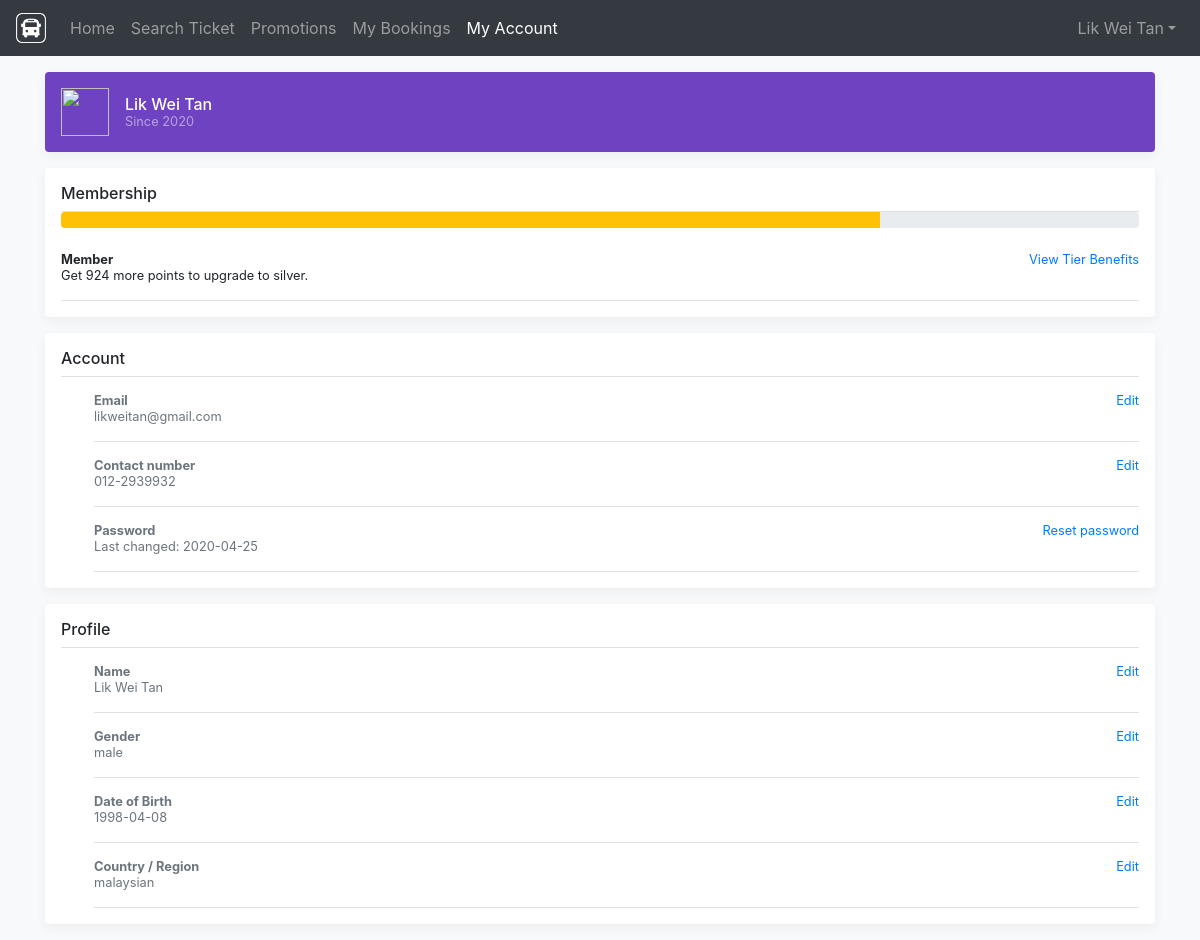
The app's page /setting.php (signed in) with its own data.
### tables this page shows
CREATE TABLE account (
  AccountNo int AUTO_INCREMENT NOT NULL PRIMARY KEY,
  FirstName varchar(50) NOT NULL,
  LastName varchar(50) NOT NULL,
  Email varchar(50) NOT NULL,
  Password varchar(50) NOT NULL,
  Gender varchar(50) NOT NULL,
  BirthDate date NOT NULL,
  AccountRole varchar(50) NOT NULL DEFAULT 'User',
  Nationality varchar(50) NOT NULL DEFAULT 'Malaysia',
  PhoneNumber varchar(50) NOT NULL,
  AccountTimestamp timestamp NOT NULL DEFAULT current_timestamp() ON UPDATE current_timestamp()
);

### loginheader.php (called while the page is built, shortened)
<?php
    require("db.php");
if(isset($_SESSION['id']))
{
    $sql = "SELECT *,
            YEAR(AccountTimestamp) AS SinceYear,
            DATE(AccountTimestamp) AS SinceDate
            FROM account
            WHERE AccountNo =".$_SESSION['id'];
    $query = mysqli_query($con,$sql);
    $row = mysqli_fetch_array($query);
    if($row)
    {
        $myFirstName = $row['FirstName'];
        $myLastName = $row['LastName'];
        $myEmail = $row['Email'];
        $myPhoneNo = $row['PhoneNumber'];
        $myBirthDate = $row['BirthDate'];
        $myGender = $row['Gender'];
        $myCountry = $row['Nationality'];
        $myStartDate = $row['SinceDate'];
        $sinceYear = $row['SinceYear'];
    }
}
?>

### setting.php (the view, shortened to what this page needs)
<?php
  require("loginheader.php");
  $sql = "SELECT SUM(TicketPrice) AS Total FROM booking
        RIGHT JOIN bus_schedule ON booking.ScheduleNo = bus_schedule.ScheduleNo
        WHERE AccountNo = ".$_SESSION['id'];
        $query = mysqli_query($con,$sql);
        $row = mysqli_fetch_array($query);
        if($row['Total'])
        {
            $total = $row['Total'];
        }
        else
        {
          $total = 0;
        }
?>
<!doctype html>
<html lang="en">
  <head>
    <link rel="stylesheet" href="https://stackpath.bootstrapcdn.com/bootstrap/4.4.1/css/bootstrap.min.css">
    <link href="css/offcanvas.css" rel="stylesheet">
    <link href="https://unpkg.com/aos@2.3.1/dist/aos.css" rel="stylesheet">
    <link href="https://cdnjs.cloudflare.com/ajax/libs/bootstrap-datepicker/1.7.1/css/bootstrap-datepicker.min.css" rel="stylesheet"/>
    <link href="https://maxcdn.bootstrapcdn.com/bootstrap/4.0.0/css/bootstrap.min.css" rel="stylesheet"></head>
  </head>
  <body class="bg-light">
  <header>
      <nav class="navbar navbar-expand-md navbar-dark bg-dark fixed-top">
        <a class="navbar-brand" href="index.php">
    <img src="images/logo_white.png" width="30" height="30" class="d-inline-block align-top" alt="">
  </a>
        <div class="collapse navbar-collapse" id="navbarCollapse">
          <ul class="navbar-nav mr-auto">
            <li class="nav-item">
              <a class="nav-link" href="index.php">Home <span class="sr-only">(current)</span></a>
            </li>
            <li class="nav-item">
              <a class="nav-link" href="searchbus.php">Search Ticket</a>
            </li>
            <li class="nav-item">
              <a class="nav-link" href="promotion.php">Promotions</a>
            </li>
            <?php if(isset($_SESSION['id']))
            {
            echo '
            <li class="nav-item">
              <a class="nav-link" href="managebooking.php">My Bookings</a>
            </li>
            <li class="nav-item active">
              <a class="nav-link" href="setting.php">My Account</a>
            </li>';
            }; ?>
          </ul>
            <?php
            if(isset($_SESSION['id']))
            {
          echo '<form class="form-inline"><div class="collapse navbar-collapse" id="navbarNavDropdown">
          <ul class="navbar-nav">
            <li class="nav-item dropdown">
              <a class="nav-link dropdown-toggle" href="#" id="navbarDropdownMenuLink" role="button" data-toggle="dropdown" aria-haspopup="true" aria-expanded="false">';
                echo $myFirstName." ".$myLastName;
              echo '</a>
              <div class="dropdown-menu dropdown-menu-right" aria-labelledby="navbarDropdownMenuLink">
                <a class="dropdown-item" href="managebooking.php">Manage Booking</a>
                <a class="dropdown-item" href="setting.php">Setting</a>
                <a class="dropdown-item" href="logout.php">Logout</a>
              </div>
            </li>
          </ul>
        </div></form>';
            }
            else
            {
              echo '<form class="form-inline mt-2 mt-md-0" action="login.php">
              <button type="submit" class="btn btn-outline-warning my-2 my-sm-0">Login</button>
              </form>';
            }
            ?>
        </div>
      </nav>
    </header>
    <main role="main" class="container">
      <div data-aos="zoom-out">
      <div class="d-flex align-items-center p-3 my-3 text-white-50 bg-purple rounded box-shadow">
        <img class="mr-3" src="https://www.mc-heads.net/avatar/1/100/nohelm.png" alt="" width="48" height="48">
        <div class="lh-100">
          <h6 class="mb-0 text-white lh-100"><?=$myFirstName." ".$myLastName?></h6>
          <small>Since <?=$sinceYear?></small>
        </div>
          </div>
      </div>
    <div data-aos="fade-zoom-in">
      <div class="my-3 p-3 bg-white rounded box-shadow">
        <h6 class="border-bottom border-gray pb-2 mb-0">Membership</h6>
        <div class="progress">
  <div class="progress-bar bg-warning" role="progressbar" style="width: <?=$total?>%" aria-valuenow="<?=$total?>" aria-valuemin="0" aria-valuemax="100"></div>
    </div>
    <br>
    <div class="media-body pb-3 mb-0 small lh-125 border-bottom border-gray">
            <div class="d-flex justify-content-between align-items-center w-100">
              <strong class="text-gray-dark">Member</strong>
              <a href="#" data-toggle="modal" data-target="#viewTierBenefits">View Tier Benefits</a>
            </div>
            <span class="d-block">Get <?=1000-$total?> more points to upgrade to silver.</span>
          </div>
      </div>
      </div>
    <div data-aos="fade-right">
      <div class="my-3 p-3 bg-white rounded box-shadow">
        <h6 class="border-bottom border-gray pb-2 mb-0">Account</h6>
        <div class="media text-muted pt-3">
          <div class="media-body pb-3 mb-0 small lh-125 border-bottom border-gray">
            <div class="d-flex justify-content-between align-items-center w-100">
              <strong class="text-gray-dark">Email</strong>
              <a href="#" data-toggle="modal" data-target="#editEmail">Edit</a>
            </div>
            <span class="d-block"><?=$myEmail?></span>
          </div>
        </div>
        <div class="media text-muted pt-3">
          <div class="media-body pb-3 mb-0 small lh-125 border-bottom border-gray">
            <div class="d-flex justify-content-between align-items-center w-100">
              <strong class="text-gray-dark">Contact number</strong>
              <a href="#" data-toggle="modal" data-target="#editPhone">Edit</a>
            </div>
            <span class="d-block"><?=$myPhoneNo?></span>
          </div>
        </div>
        <div class="media text-muted pt-3">
          <div class="media-body pb-3 mb-0 small lh-125 border-bottom border-gray">
            <div class="d-flex justify-content-between align-items-center w-100">
              <strong class="text-gray-dark">Password</strong>
              <a href="#" data-toggle="modal" data-target="#editPassword">Reset password</a>
            </div>
            <span class="d-block">Last changed: <?=$myStartDate?></span>
          </div>
        </div>
      </div>
      </div>
      <div data-aos="fade-left">
      <div class="my-3 p-3 bg-white rounded box-shadow">
        <h6 class="border-bottom border-gray pb-2 mb-0">Profile</h6>
        <div class="media text-muted pt-3">
          <div class="media-body pb-3 mb-0 small lh-125 border-bottom border-gray">
            <div class="d-flex justify-content-between align-items-center w-100">
              <strong class="text-gray-dark">Name</strong>
              <a href="#" data-toggle="modal" data-target="#editName">Edit</a>
            </div>
            <span class="d-block"><?=$myFirstName." ".$myLastName?></span>
          </div>
        </div>
        <div class="media text-muted pt-3">
          <div class="media-body pb-3 mb-0 small lh-125 border-bottom border-gray">
            <div class="d-flex justify-content-between align-items-center w-100">
              <strong class="text-gray-dark">Gender</strong>
              <a href="#" data-toggle="modal" data-target="#editGender">Edit</a>
            </div>
            <span class="d-block"><?=$myGender?></span>
          </div>
        </div>
        <div class="media text-muted pt-3">
          <div class="media-body pb-3 mb-0 small lh-125 border-bottom border-gray">
            <div class="d-flex justify-content-between align-items-center w-100">
              <strong class="text-gray-dark">Date of Birth</strong>
              <a href="#" data-toggle="modal" data-target="#editBirthDate">Edit</a>
            </div>
            <span class="d-block"><?=$myBirthDate?></span>
          </div>
        </div>
        <div class="media text-muted pt-3">
          <div class="media-body pb-3 mb-0 small lh-125 border-bottom border-gray">
            <div class="d-flex justify-content-between align-items-center w-100">
              <strong class="text-gray-dark">Country / Region</strong>
              <a href="#" data-toggle="modal" data-target="#editCountry">Edit</a>
            </div>
            <span class="d-block"><?=$myCountry?></span>
          </div>
        </div>
      </div>
      </div>
    </main>
  </body>
</html>

### css/offcanvas.css (style rules this page uses)
html, body { overflow-x: hidden; }
body { padding-top: 56px; }
.text-white-50 { color: rgba(255, 255, 255, .5); }
.bg-purple { background-color: var(--purple); }
.border-bottom { border-bottom: 1px solid #e5e5e5; }
.box-shadow { box-shadow: 0 .25rem .75rem rgba(0, 0, 0, .05); }
.lh-100 { line-height: 1; }
.lh-125 { line-height: 1.25; }

### records on screen
account: FirstName "Lik Wei", LastName "Tan", Email "likweitan@gmail.com", PhoneNumber "012-2939932", Gender "male", BirthDate "1998-04-08", Nationality "malaysian"

### other values on screen
$sinceYear "2020"
1000-$total "924"
$myStartDate "2020-04-25"
